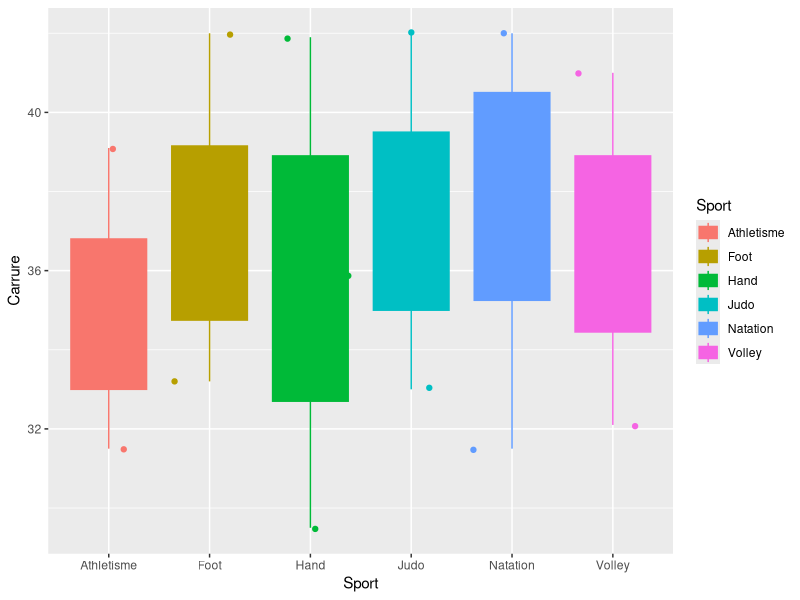
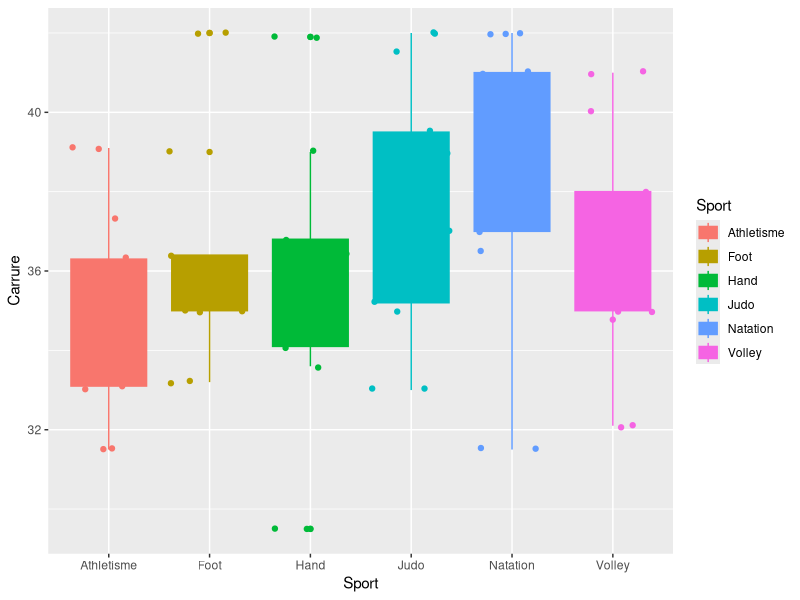

R code for these plots, in order:
## ---- chunk 1
knitr::opts_chunk$set(echo = FALSE, cache= TRUE, eval = TRUE, fig.show='hide', message = FALSE, warning = FALSE, results = 'hide' )
library(tidyverse)
library(kableExtra)
out_type <- knitr::opts_knit$get("rmarkdown.pandoc.to")

## ---- chunk 2
print(out_type)

is_pdf <-  (out_type=='latex')
print(is_pdf)
## ---- chunk 3
data.sport.V1 <- read.table('dataSportV1.csv', sep = ';' , stringsAsFactors = TRUE, header = TRUE)
## ---- chunk 4
data.sport.V1 %>% 
  ggplot() + aes(x=Sport, y = Carrure, fill=Sport, col=Sport) + 
  geom_boxplot()+ geom_jitter()
## ---- chunk 5
stat_desc.V1 <- data.sport.V1 %>% 
  group_by(Sport) %>% 
  summarise(Carrure_mean = mean(Carrure), 
            Carrure_sd = sd(Carrure)
            #q05 = quantile(Carrure, probs = 0.05 ),
            #q50 = quantile(Carrure, probs = 0.5 ),
            #q95 = quantile(Carrure, probs = 0.95 )
            )
## ---- chunk 6
stat_desc.V1 %>% 
  kable(digits=2, format = "html", escape = FALSE) %>%
  collapse_rows(columns = 1, valign = 'top') %>%
  kable_classic(full_width = F, html_font = "Cambria")
## ---- chunk 7
mod.V1 <- lm(Carrure ~ Sport,data=data.sport.V1)
mod0.V1 <- lm(Carrure~1,data=data.sport.V1)
anova(mod0.V1,mod.V1)
## ---- chunk 8
data.sport.V2 <- read.table('dataSportV2.csv', sep = ';' , stringsAsFactors = TRUE, header = TRUE)
## ---- chunk 9
data.sport.Vf <- bind_rows(data.sport.V1,data.sport.V2)
## ---- chunk 10
data.sport.Vf %>% 
  ggplot() + aes(x=Sport, y = Carrure, fill=Sport, col=Sport) + 
  geom_boxplot()+ geom_jitter()
## ---- chunk 11
stat_desc.Vf <- data.sport.Vf %>% 
  group_by(Sport) %>% 
  summarise(Carrure_mean = mean(Carrure), 
            Carrure_sd = sd(Carrure)
            #q05 = quantile(Carrure, probs = 0.05 ),
            #q50 = quantile(Carrure, probs = 0.5 ),
            #q95 = quantile(Carrure, probs = 0.95 )
            )
## ---- chunk 12
stat_desc.Vf %>% 
  kable(digits=2, format = "html", escape = FALSE) %>%
  collapse_rows(columns = 1, valign = 'top') %>%
  kable_classic(full_width = F, html_font = "Cambria")
## ---- chunk 13
stat_desc.V1 %>% 
  kable(digits=2, booktabs = T)%>%
  kable_styling(latex_options = "striped")
